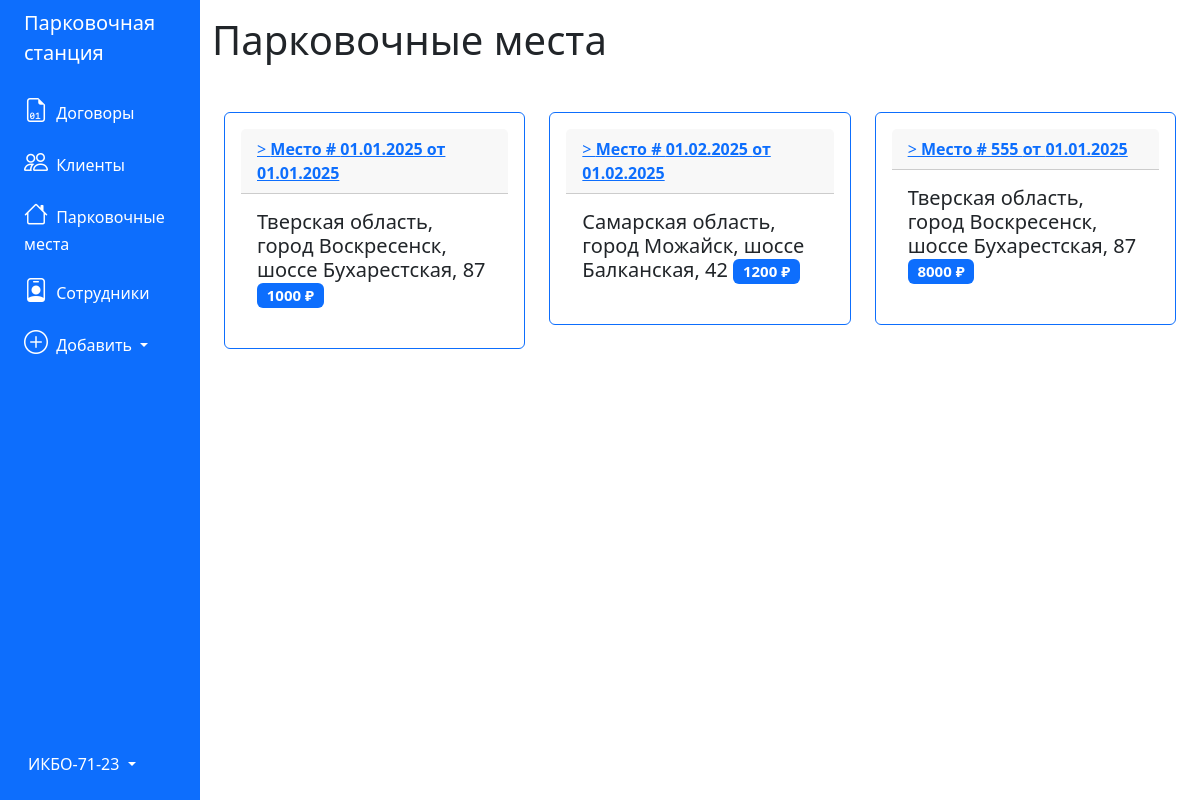
The app's page /events with its own data.
### tables this page shows
CREATE TABLE 'contracts' (
	'id_contract' INTEGER PRIMARY KEY AUTOINCREMENT,
	'number' TEXT,
	'date' TEXT,
	'deal_status' BLOB,
	'price' INTEGER,
	'event_id' INTEGER,
	'client_id' INTEGER,
	'employee_id' INTEGER
);

CREATE TABLE 'events' (
	'id_event' INTEGER PRIMARY KEY AUTOINCREMENT,
	'address' TEXT,
	'people' INTEGER,
    'date' TEXT,
	'description' TEXT,
	'client_id' INTEGER
);

### app.py (the view)
@app.route('/events')
def events():
    conn = get_db_connection()
    pos = conn.execute("""SELECT * FROM contracts, events, clients
    WHERE contracts.event_id = events.id_event and contracts.client_id = clients.id_client
    """).fetchall()
    conn.close()
    return render_template('cars.html', events=pos)

### app.py (called while the page is built)
def get_db_connection():
    conn = sqlite3.connect('database.db')
    conn.row_factory = sqlite3.Row
    return conn

### templates/cars.html
{% extends 'base.html' %}
{% block content %}
<h1>{% block title %} Парковочные места {% endblock %}</h1>
<div class="container mt-5 mb-3">
    <div class="row">
        {% for event in events %}
        <div class="col-md-4">
            <div class="card p-3 mb-2 border-primary">
                <div class="card-header">
                    <a href="{{ url_for('event', event_id=event['id_event']) }}">>
                        <b>Место # {{ event['number'] }} от {{ event['date'] }}</b>
                    </a>
                    <br>
                </div>
                <div class="card-body">
                    <h5 class="card-title">{{ event['address'] }} <span class="badge bg-primary">{{
                            event['price'] }} ₽</span></h5>
                </div>
            </div>
        </div>
        {% endfor %}
    </div>
</div>
{% endblock %}

### records on screen
contracts: number "01.01.2025", date "01.01.2025", address "Тверская область, город Воскресенск, шоссе Бухарестская, 87", price "1000"
contracts: number "01.02.2025", date "01.02.2025", address "Самарская область, город Можайск, шоссе Балканская, 42", price "1200"
contracts: number "555", date "01.01.2025", address "Тверская область, город Воскресенск, шоссе Бухарестская, 87", price "8000"
